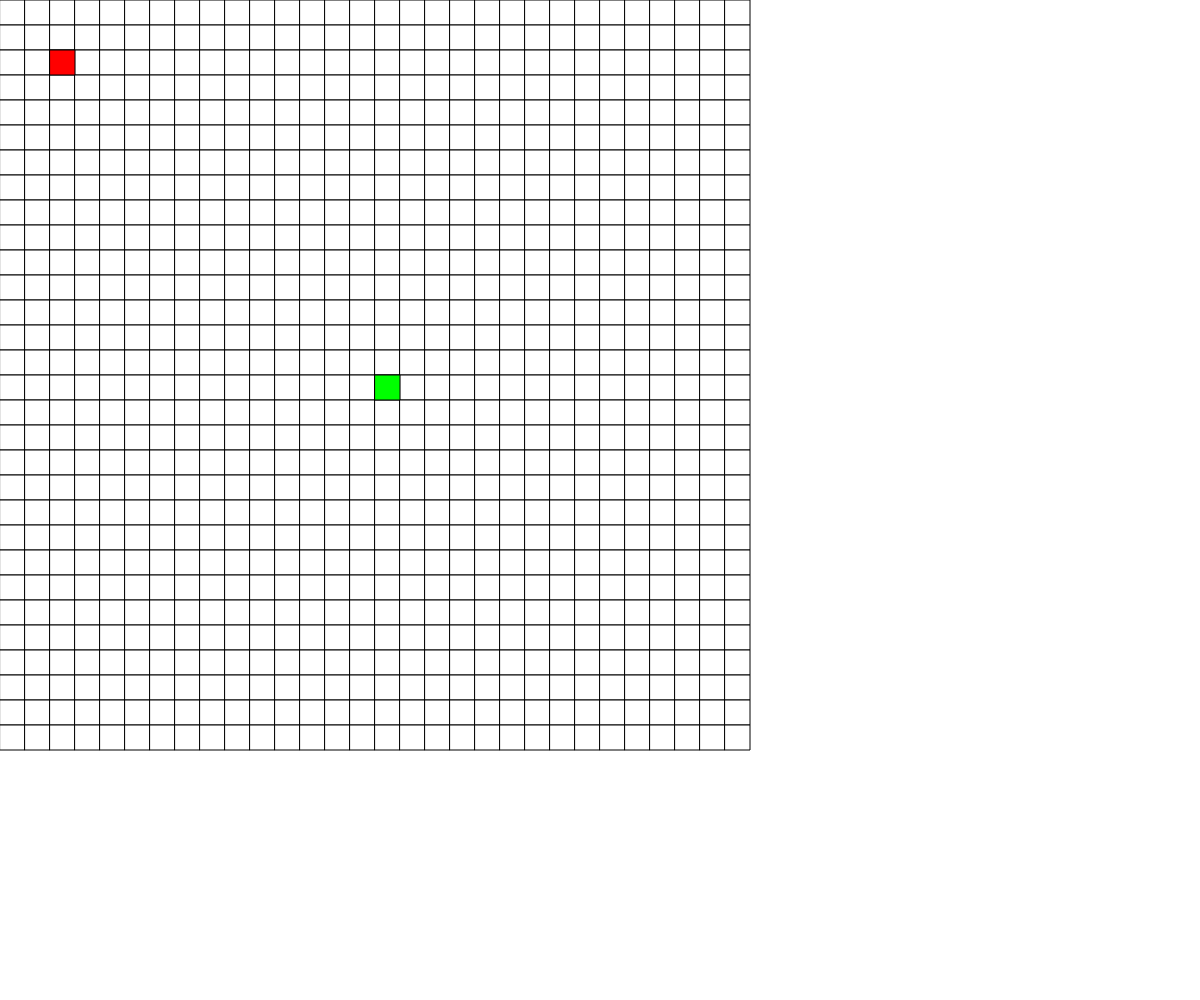
Frame 1 (no input)
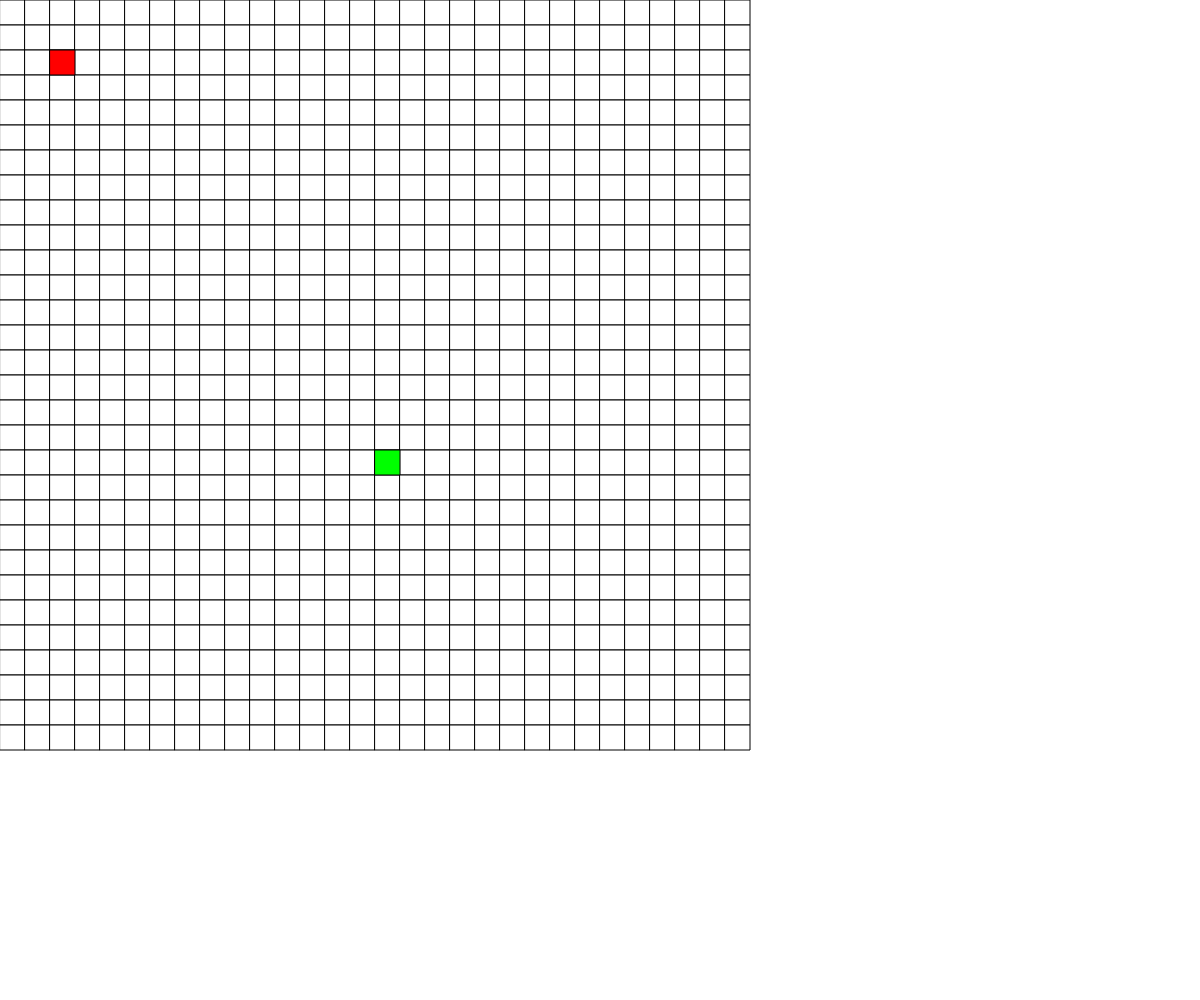
Frame 60 (no input)
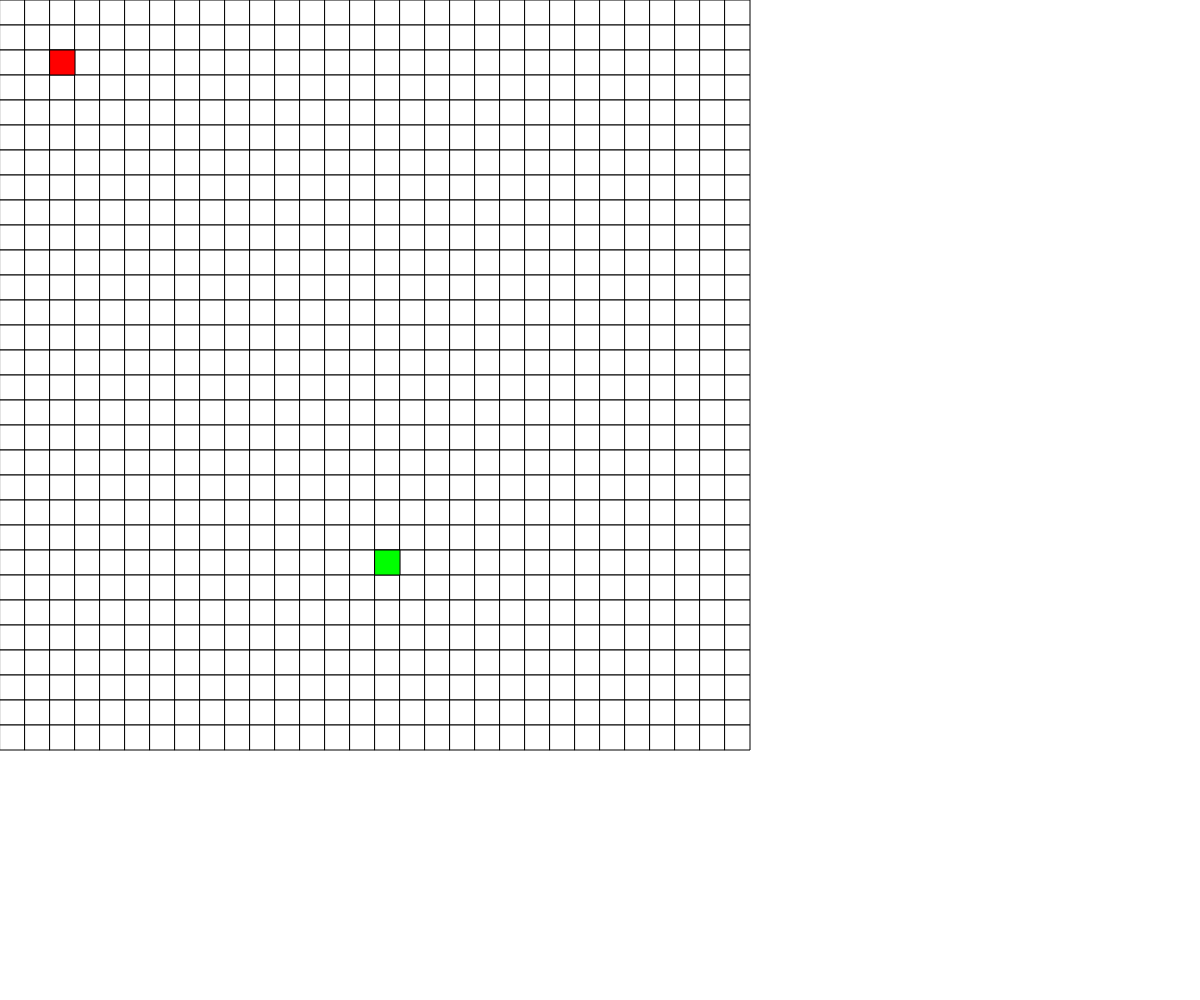
Frame 120 (the mouse pressed at the canvas centre since frame 60)

The p5.js sketch that drew these frames (run headless with seeded random() and noise() and a simulated clock; from frame 60 on, the mouse is pressed at the canvas centre):

// p5.js sketch
// ── sketch.js
let game;

const DELAY = 250;
let currentDelay = 0;
let lastDelay = 0;

function setup() {
  createCanvas(windowWidth, windowHeight);
  game = new Game(30, 30, 25);
}

function draw() {
  if (millis() - lastDelay >= DELAY) {
    game.moveSnake();
    game.checkConsumeFood();

    lastDelay = millis();
  }
  game.render();
}

function keyPressed() {
  switch (keyCode) {
    case 65:
      game.changeSnakeDirection("left");
      break;
    case 68:
      game.changeSnakeDirection("right");
      break;
    case 87:
      game.changeSnakeDirection("up");
      break;
    case 83:
      game.changeSnakeDirection("down");
      break;
    case 27:
    case 80:
      game.pause();
      break;
  }
}
// ── cell.js
class Cell {
    constructor(x, y, size, { fillColor = [255, 255, 255] } = {}) {
        this.x = x;
        this.y = y;
        this.size = size;
        this.fillColor = fillColor;
    }

    render() {
        const px = this.x * this.size;
        const py = this.y * this.size;
        fill(this.fillColor);
        rect(px, py, this.size, this.size);
    }
}
// ── game.js
class Game {
    constructor(width, height, size) {
        this.grid = new Grid(width, height, size);
        this.snake = new Snake(width/2, height/2, size);
        this.food = new Cell(2, 2, size, { fillColor: [255, 0, 0]})

        this.paused = false;
        this.isGameOver = false;
    }

    pause() {
        this.paused = !this.paused;
    }

    gameOver() {
        this.isGameOver = true;
    }

    growSnake() {
        this.snake.grow();
    }

    changeSnakeDirection(newDirection) {
        if(this.paused || this.isGameOver)
            return;

        this.snake.changeDirection(newDirection);
    }

    checkConsumeFood() {
        if(this.grid.checkOverlap(this.snake.getHead(), this.food)) {
            this.snake.grow();
            this.food.x = 12;
            this.food.y = 12;
        }
    }

    moveSnake() {
        if(this.paused || this.isGameOver)
            return;
        
        this.snake.move();
        if(this.grid.checkOutOfBounds(this.snake.getHead())) {
            this.gameOver();
        }
    }

    render() {
        background(255);
        
        this.grid.render();
        this.food.render();
        this.snake.render();
    }
}
// ── grid.js
class Grid {
    constructor(width, height, size) {
        this.width = width;
        this.height = height;
        this.size = size;

        this.cells = this.generateNewGrid(width, height, size);
    }

    generateNewGrid(width, height, size) {
        let cells = [];
        for (let i = 0; i < width; i++) {
            let newRow = [];

            for (let j = 0; j < height; j++) {
                newRow.push(new Cell(i, j, size));
            }

            cells.push(newRow);
        }
        return cells;
    }

    checkOverlap(cellA, cellB) {
        if(cellA.x == cellB.x && cellA.y == cellB.y)
            return true;
        return false;
    }

    checkOutOfBounds(targetCell) {
        if(targetCell.x <= 0 || targetCell.x >= this.width || targetCell.y <= 0 || targetCell.y >= this.height)
            return true;
        return false;
    }

    render() {
        this.cells.forEach(row => {
            row.forEach(cell => {
                cell.render();
            });
        });
    }
}
// ── snake.js
class Snake {
    constructor(x, y, size) {
        this.size = size;
        this.direction = "down";
        this.cells = [new Cell(x, y, this.size, { fillColor: [0, 255, 0]})];
    }

    grow() {
        let head = this.getHead();

        let newHead;
        switch (this.direction) {
            case "left":
                newHead = new Cell(head.x - 1, head.y, this.size, { fillColor: [0, 255, 0] })
                break;
            case "right":
                newHead = new Cell(head.x + 1, head.y, this.size, { fillColor: [0, 255, 0] })
                break;
            case "up":
                newHead = new Cell(head.x, head.y - 1, this.size, { fillColor: [0, 255, 0] })
                break;
            case "down":
                newHead = new Cell(head.x, head.y + 1, this.size, { fillColor: [0, 255, 0] })
                break;
        }

        this.cells.unshift(newHead);
    }

    changeDirection(newDirection) {
        switch (newDirection) {
            case "left":
                if (this.direction != "right") {
                    this.direction = "left";
                }
                break;
            case "right":
                if (this.direction != "left") {
                    this.direction = "right";
                }
                break;
            case "up":
                if (this.direction != "down") {
                    this.direction = "up";
                }
                break;
            case "down":
                if (this.direction != "up") {
                    this.direction = "down";
                }
                break;
        }
    }

    move() {
        let head = this.getHead();
        let lastPosX = head.x;
        let lastPosY = head.y;
        let currentPosX;
        let currentPosY;

        switch (this.direction) {
            case "left":
                head.x -= 1;
                break;
            case "right":
                head.x += 1;
                break;
            case "up":
                head.y -= 1;
                break;
            case "down":
                head.y += 1;
                break;
        }

        for (let i = 1; i < this.cells.length; i++) {
            currentPosX = this.cells[i].x;
            currentPosY = this.cells[i].y;
            
            this.cells[i].x = lastPosX;
            this.cells[i].y = lastPosY;

            lastPosX = currentPosX
            lastPosY = currentPosY
        }
    }

    getHead() {
        return this.cells[0]
    }

    render() {
        this.cells.forEach(cell => {
            cell.render();
        });
    }
}
